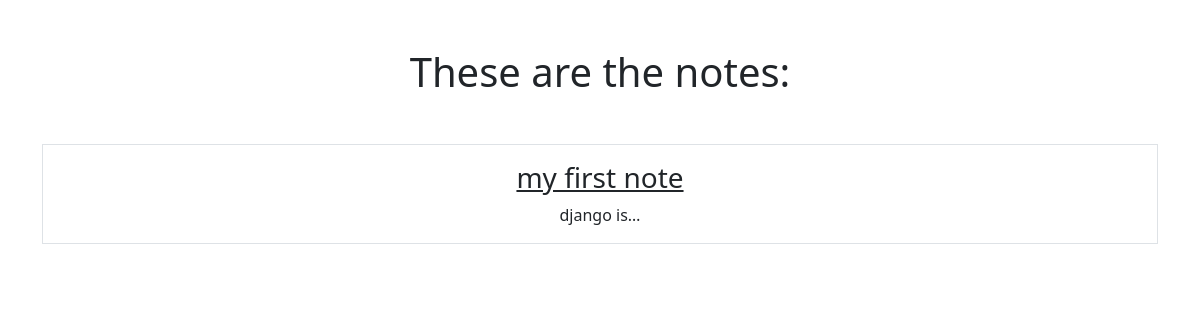
The page /smart/notes on the database as committed earlier.
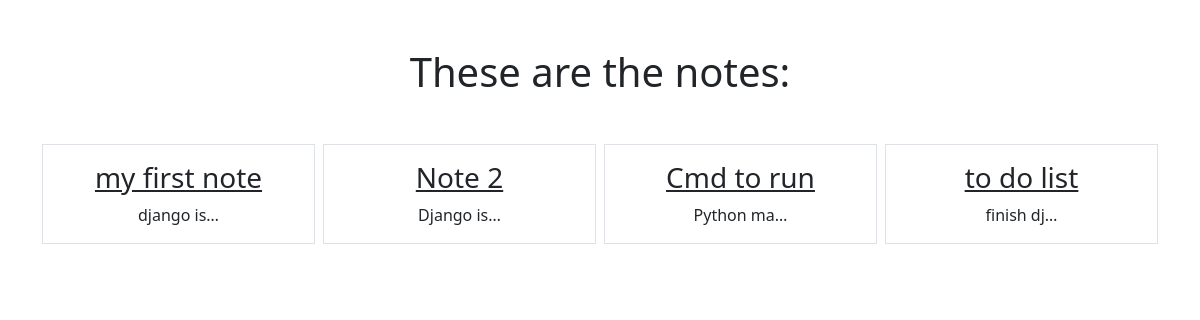
The same page on the database as committed later.
### notes/models.py (models this page shows)
class Notes(models.Model):
    title = models.CharField(max_length=200)
    text = models.TextField()
    created = models.DateTimeField(auto_now_add=True)

### notes/views.py (the view)
# urls.py: path('notes', views.NotesListView.as_view(), name="notes.list"),
class NotesListView(ListView):
    model = Notes
    context_object_name = "notes"
    template_name = "notes/notes_list.html"

### notes/templates/notes/notes_list.html
{% extends "base.html" %}
{% block content %}
    <h1 class="my-5">These are the notes:</h1>
    <div class="row row-cols3 g-2">
        {% for note in notes %}
        <div class="col">
            <div class="p-3 border">
                <a href="{% url 'notes.detail' pk=note.id %}" class="text-dark text-decoration-non">
                    <h3> {{note.title}}</h3></a>
                {{note.text|truncatechars:10}}
            </div>
        </div>
        {% endfor %}
    </div>
{% endblock %}

Rows that differ between the two databases and show on the page:
added Notes: title "Note 2", text "Django is…"
added Notes: title "Cmd to run", text "Python ma…"
added Notes: title "to do list", text "finish dj…"
